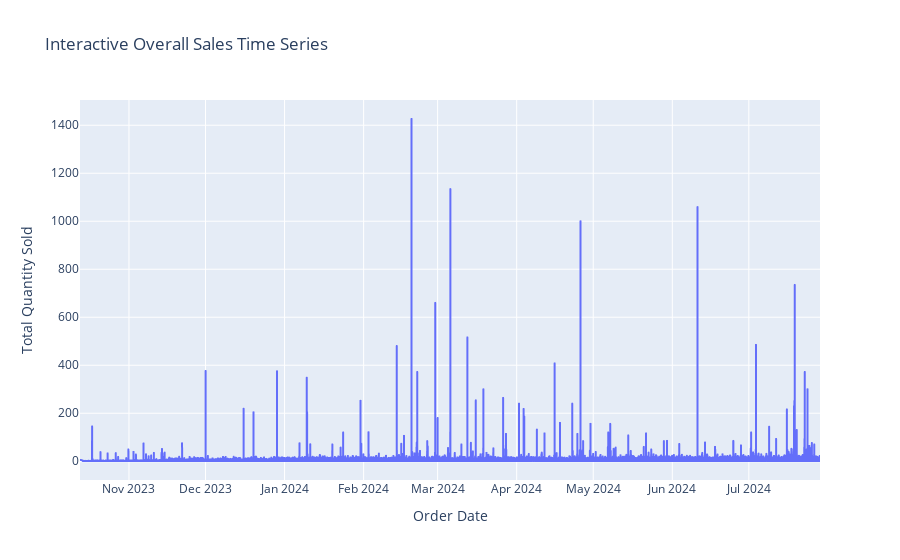

The code cell stored with this chart in its notebook:
### Code cell
fig = px.line(
    sales_trend,
    x='order_date',
    y='total_quantity_sold',
    title='Interactive Overall Sales Time Series',
    labels={'order_date': 'Order Date', 'total_quantity_sold': 'Total Quantity Sold'}
)
fig.show()

### Figure 1 — Plotly figure (JSON) as saved in the notebook; plotly's stock layout.template omitted (floating-point values rounded to 4 significant figures; data arrays with more than 128 entries replaced by an {"elided": "..."} marker saying what was removed)
{"data": [{"hovertemplate": "Order Date=%{x}<br>Total Quantity Sold=%{y}<extra></extra>", "legendgroup": "", "line": {"color": "#636efa", "dash": "solid"}, "marker": {"symbol": "circle"}, "mode": "lines", "name": "", "showlegend": false, "type": "scattergl", "x": {"elided": "36088 str values"}, "xaxis": "x", "y": {"elided": "36088 int values"}, "yaxis": "y"}], "layout": {"legend": {"tracegroupgap": 0}, "title": {"text": "Interactive Overall Sales Time Series"}, "xaxis": {"anchor": "y", "domain": [0, 1], "title": {"text": "Order Date"}}, "yaxis": {"anchor": "x", "domain": [0, 1], "title": {"text": "Total Quantity Sold"}}}}
